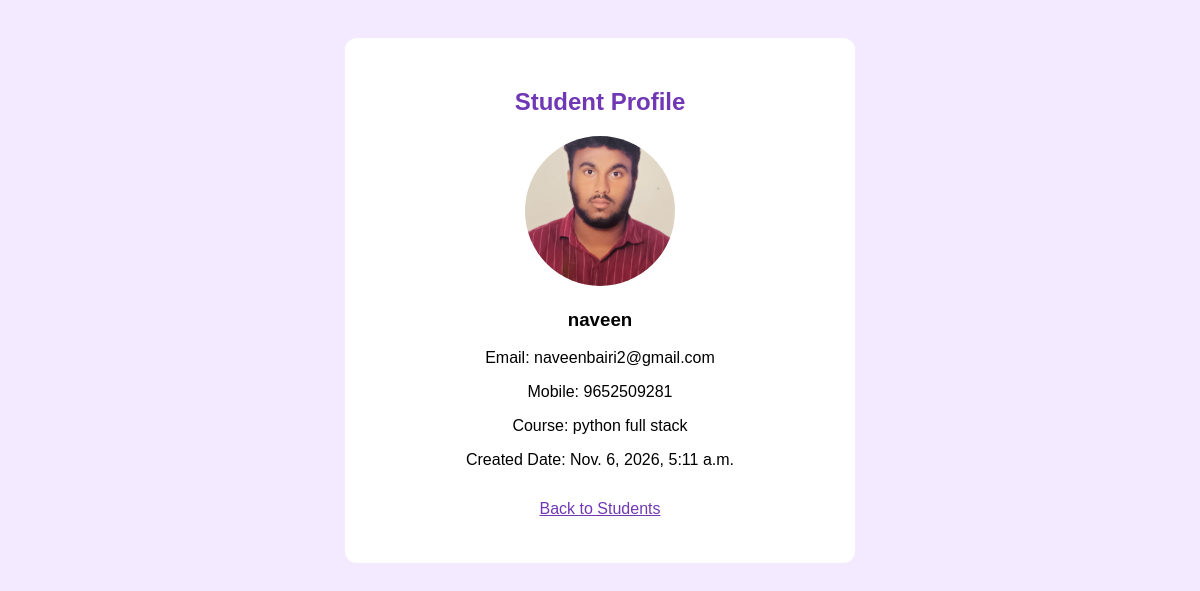
Screenshot of /student/1/ with the database file from the repository.
### students/models.py (models this page shows, shortened)
class Student(models.Model):
    student_name = models.CharField(max_length=100)
    email = models.EmailField()
    age = models.PositiveIntegerField(null=True, blank=True)
    mobile_number = models.CharField(max_length=15)
    profile_image = models.ImageField(
        upload_to='student_images/',
        null=True,
        blank=True
    )
    course = models.CharField(max_length=100)
    created_date = models.DateTimeField(auto_now_add=True)

### students/views.py (the view)
# urls.py: path('student/<int:id>/', views.student_detail, name='student_detail'),
def student_detail(request, id):
    student = get_object_or_404(Student, id=id)
    return render(request, 'students/student_detail.html',
                  {'student': student})

### students/templates/students/student_detail.html (shortened to what this page needs)
<!DOCTYPE html>
<html>
<head>
</head>
<body>
<div class="container">
    <h2>Student Profile</h2>
    <img src="{{ student.profile_image.url }}">
    <h3>{{ student.student_name }}</h3>
    <p>Email: {{ student.email }}</p>
    <p>Mobile: {{ student.mobile_number }}</p>
    <p>Course: {{ student.course }}</p>
    <p>Created Date: {{ student.created_date }}</p>
    <a href="{% url 'student_list' %}">Back to Students</a>
</div>
</body>
</html>

### students/templates/students/student_detail.html (style rules this page uses)
body { font-family: Arial; background: #f3eaff; padding: 30px; }
.container { width: 450px; margin: auto; background: white; padding: 30px; border-radius: 12px; text-align: center; }
img { width: 150px; height: 150px; border-radius: 50%; object-fit: cover; }
h2 { color: #7138b5; }
a { display: inline-block; margin: 15px; color: #7138b5; }

### rows the page displays
Student: profile_image (picture), student_name "naveen", email "naveenbairi2@gmail.com", mobile_number "9652509281", course "python full stack", created_date "Nov. 6, 2026, 5:11 a.m."
